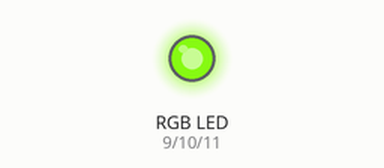
Bench run of a sketch on a simulated Arduino Uno, built with avr-gcc and run on an emulated ATmega328P. Shown: an RGB LED mixed from three pins (HIGH = lit). Dim RGB values are drawn brighter than linear.

Above: at 0.1 s.
At 4.91 s:
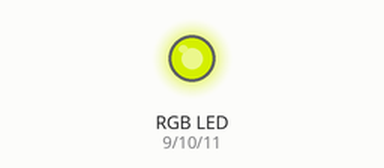
At 9.92 s:
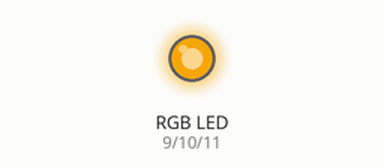
At 19.95 s:
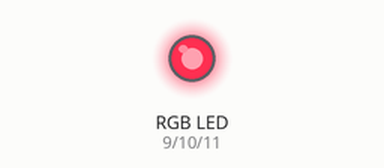
At 29.78 s:
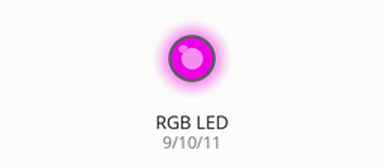
At 39.81 s:
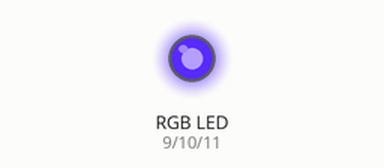
Timing chart, 0 to 40.0 s (numbered marks = the images above):
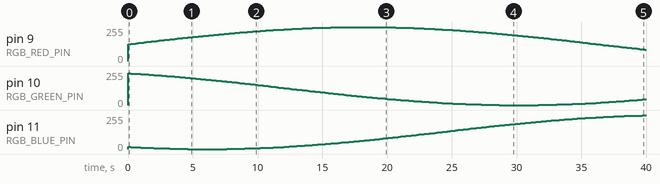

The sketch:

GradualRGB.ino
```cpp
#define RGB_RED_PIN 9
#define RGB_GREEN_PIN 10
#define RGB_BLUE_PIN 11

long long t = 0;

void setup() {
  pinMode(RGB_RED_PIN, OUTPUT);
  pinMode(RGB_GREEN_PIN, OUTPUT);
  pinMode(RGB_BLUE_PIN, OUTPUT);
  Serial.begin(9600);
}

void loop() {
  double x1 = sin(t*PI/180);
  double x2 = sin((t+120)*PI/180);
  double x3 = sin((t+240)*PI/180);

  x1 = (x1 + 1) * 255 / 2;
  x2 = (x2 + 1) * 255 / 2;
  x3 = (x3 + 1) * 255 / 2;

  analogWrite(RGB_RED_PIN, int(x1));
  analogWrite(RGB_GREEN_PIN, int(x2));
  analogWrite(RGB_BLUE_PIN, int(x3));

  delay(200);
  t++;
}
```

Measured:
- by itself, pin 9 (RGB_RED_PIN): rises from 0/255 to 255/255 in 18.1 s, then falls to 85/255 in 21.9 s
- by itself, pin 11 (RGB_BLUE_PIN): 0/255 → 17/255 at 0.00 s, → 15/255 0.20 s later, → 14/255 0.20 s later, → 13/255 0.20 s later, … (167 changes in this stretch)
- by itself, pin 10 (RGB_GREEN_PIN): 0/255 → 237/255 at 0.00 s, → 236/255 0.20 s later, → 235/255 0.20 s later, → 234/255 0.20 s later, … (172 changes in this stretch)
